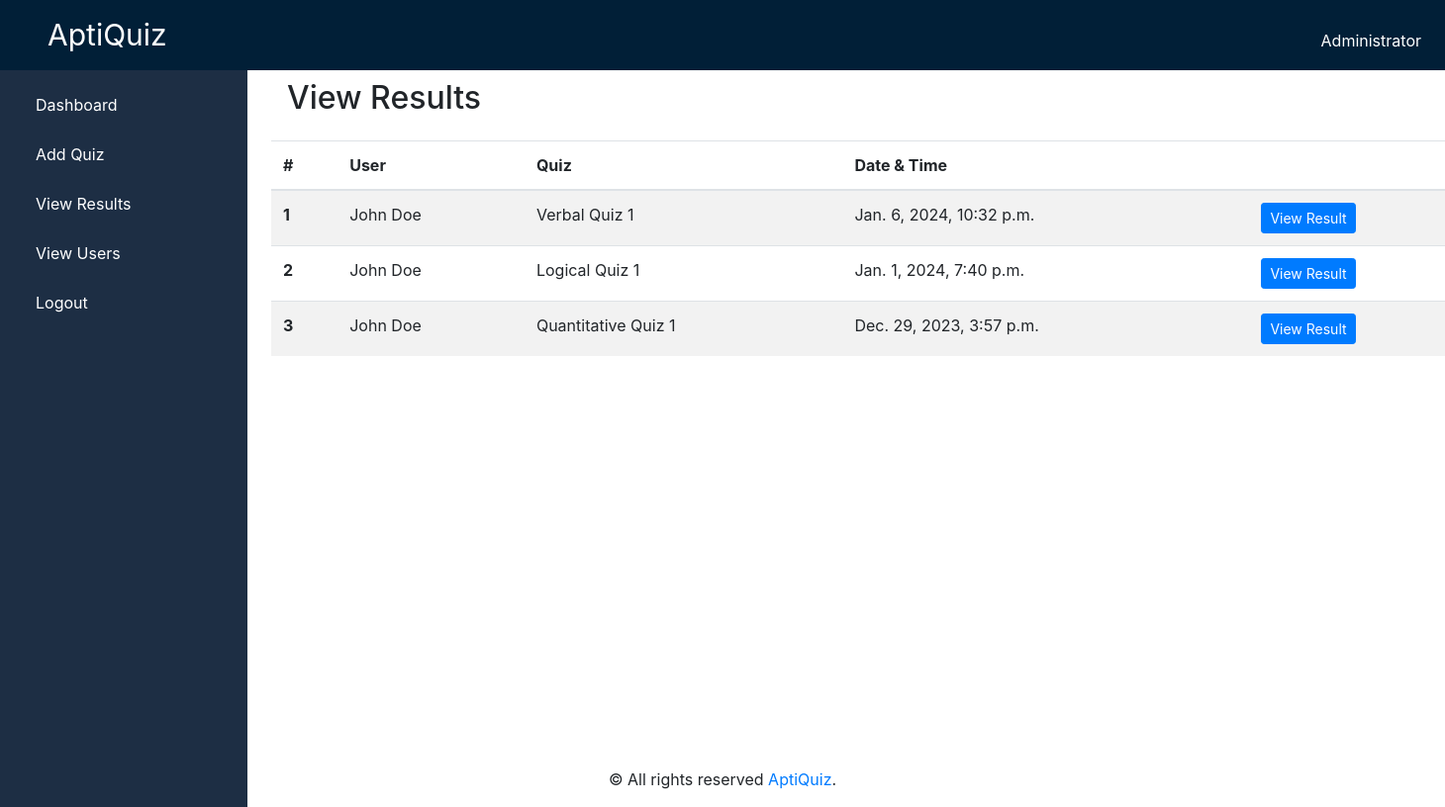
/view_results/ (signed in), run on the app's committed database.
### quizapp/models.py (models this page shows, shortened)
class QuizSession(models.Model):
    user = models.ForeignKey(User, on_delete=models.CASCADE)
    quiz = models.ForeignKey(Quizzes, on_delete=models.CASCADE)
    start_time = models.DateTimeField(default=timezone.now)
    end_time = models.DateTimeField(null=True, blank=True)
    duration = models.DurationField(null=True, blank=True)
    score = models.FloatField(blank=True, null=True)

class Quizzes(models.Model):
    Categories = [
        ('qa', 'Quantitative Aptitude'),
        ('lr', 'Logical Reasoning'),
        ('vb', 'Verbal Ability'),
    ]
    name = models.CharField(max_length=50)
    category = models.CharField(max_length=30, choices=Categories, default='qa')
    total_questions = models.IntegerField()
    marks_for_each = models.IntegerField()
    time_limit = models.FloatField(default=0)
    attendees = models.ManyToManyField(User, related_name='attended_quizzes', blank=True)

### site_admin/views.py (the view)
# urls.py: path('view_results/', views.view_results, name='view_results'),
@login_required(login_url='login')
def view_results(request):
    quiz_sessions = QuizSession.objects.all().order_by('-id')
    return render(request, 'admin/view_results.html', {'quiz_sessions': quiz_sessions, })

### site_admin/templatetags/admin_tags.py (called while the page is built)
@register.filter
def hash(id):
    hashed_id = urlsafe_base64_encode(force_bytes(id))
    return hashed_id

### templates/admin/view_results.html
{% extends 'admin/admin_base.html' %}
{% load static %}
{% load admin_tags %}
{% load quiz_tags %}
{% block content %}
<div>
    <h2 class="mb-4 ml-3">View Results</h2>
    <div class="table-responsive">
        <table class="table table-striped">
            <thead>
                <tr>
                    <th scope="col">#</th>
                    <th scope="col">User</th>
                    <th scope="col">Quiz</th>
                    <th scope="col">Date & Time</th>
                    <th scope="col"></th>
                </tr>
            </thead>
            <tbody>
                {% for session in quiz_sessions %}
                <tr>
                    <th scope="row">{{ forloop.counter }}</th>
                    <td>{{ session.user.first_name }} {{ session.user.last_name }}</td>
                    <td>{{ session.quiz.name }}</td>
                    <td>{{ session.end_time }}</td>
                    <td style="width: 30%;">
                        <a class="btn btn-sm btn-primary" href="{% url 'view_result' session.quiz.id|hash session.user.id|hash %}">View Result</a>
                    </td>
                </tr>
                {% empty %}
                <tr>
                    <td colspan="5">No Results avalilable</td>
                </tr>
                {% endfor %}
            </tbody>
        </table>
    </div>
</div>
{% endblock %}

### static/css/admin.css (style rules this page uses)
body { padding-top: 56px; overflow-x: hidden; }

### data on the page
QuizSession: user.first_name "John", user.last_name "Doe", quiz.name "Verbal Quiz 1", end_time "Jan. 6, 2024, 10:32 p.m."
QuizSession: user.first_name "John", user.last_name "Doe", quiz.name "Logical Quiz 1", end_time "Jan. 1, 2024, 7:40 p.m."
QuizSession: user.first_name "John", user.last_name "Doe", quiz.name "Quantitative Quiz 1", end_time "Dec. 29, 2023, 3:57 p.m."
